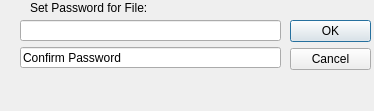
<?xml version="1.0" encoding="UTF-8"?>
<ui version="4.0">
 <class>setKey</class>
 <widget class="QDialog" name="setKey">
  <property name="geometry">
   <rect>
    <x>0</x>
    <y>0</y>
    <width>374</width>
    <height>111</height>
   </rect>
  </property>
  <property name="windowTitle">
   <string>Dialog</string>
  </property>
  <widget class="QDialogButtonBox" name="buttonBox">
   <property name="geometry">
    <rect>
     <x>290</x>
     <y>20</y>
     <width>81</width>
     <height>241</height>
    </rect>
   </property>
   <property name="orientation">
    <enum>Qt::Vertical</enum>
   </property>
   <property name="standardButtons">
    <set>QDialogButtonBox::Cancel|QDialogButtonBox::Ok</set>
   </property>
  </widget>
  <widget class="QLabel" name="label">
   <property name="geometry">
    <rect>
     <x>30</x>
     <y>0</y>
     <width>171</width>
     <height>16</height>
    </rect>
   </property>
   <property name="text">
    <string>Set Password for File:</string>
   </property>
  </widget>
  <widget class="QWidget" name="">
   <property name="geometry">
    <rect>
     <x>20</x>
     <y>20</y>
     <width>261</width>
     <height>48</height>
    </rect>
   </property>
   <layout class="QVBoxLayout" name="verticalLayout">
    <item>
     <widget class="QLineEdit" name="lineEdit_2">
      <property name="echoMode">
       <enum>QLineEdit::Password</enum>
      </property>
     </widget>
    </item>
    <item>
     <widget class="QLineEdit" name="lineEdit">
      <property name="text">
       <string>Confirm Password</string>
      </property>
      <property name="echoMode">
       <enum>QLineEdit::Normal</enum>
      </property>
     </widget>
    </item>
   </layout>
  </widget>
 </widget>
 <resources/>
 <connections>
  <connection>
   <sender>buttonBox</sender>
   <signal>accepted()</signal>
   <receiver>setKey</receiver>
   <slot>accept()</slot>
   <hints>
    <hint type="sourcelabel">
     <x>248</x>
     <y>254</y>
    </hint>
    <hint type="destinationlabel">
     <x>157</x>
     <y>274</y>
    </hint>
   </hints>
  </connection>
  <connection>
   <sender>buttonBox</sender>
   <signal>rejected()</signal>
   <receiver>setKey</receiver>
   <slot>reject()</slot>
   <hints>
    <hint type="sourcelabel">
     <x>316</x>
     <y>260</y>
    </hint>
    <hint type="destinationlabel">
     <x>286</x>
     <y>274</y>
    </hint>
   </hints>
  </connection>
 </connections>
</ui>
